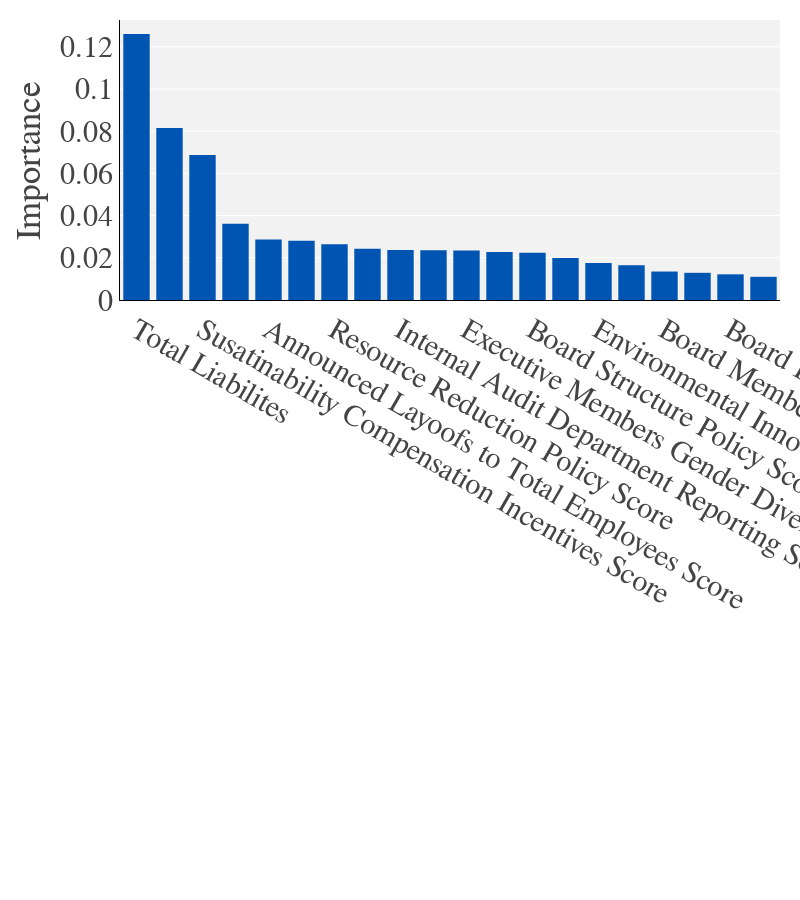

Here is the notebook cell this chart was saved with:
### Code cell
fig = px.bar(feature_import, y="importance", width=800, 
                           height=900) #, title="Feature importances using permutation on full model"
fig.update_yaxes(title = 'Importance')
fig.update_xaxes(title = None)

fig.update_layout(margin=dict(l=120, r=20, t=20, b=600),)

fig.show()

fig.write_image("images/final/environmental/feature_importance_environmental_lgbm.png")
pio.write_image(fig, 'images/final/environmental/feature_importance_environmental_lgbm.png', scale=5, width=800, height=900)

### Figure 1 — Plotly figure (JSON) as saved in the notebook; plotly's stock layout.template omitted (floating-point values rounded to 4 significant figures)
{"data": [{"alignmentgroup": "True", "hovertemplate": "index=%{x}<br>importance=%{y}<extra></extra>", "legendgroup": "", "marker": {"color": "#0055B3", "pattern": {"shape": ""}}, "name": "", "offsetgroup": "", "orientation": "v", "showlegend": false, "textposition": "auto", "type": "bar", "x": ["Total Liabilites", "Health Safety Policy Score", "Susatinability Compensation Incentives Score", "Board Functions Policy Score", "Announced Layoofs to Total Employees Score", "Nomination Committee Score", "Resource Reduction Policy Score", "Policy Fair Competition Score", "Internal Audit Department Reporting Score", "Executive Compensation Objectives Score", "Executive Members Gender Diversity Score", "Board Individual Reelection Score", "Board Structure Policy Score", "Executive Compensation Policy Score", "Environmental Innovation Score", "Employees Health Safety Team Score", "Board Member Affiliations Score", "Shareholders Approval Stock Compensation Score", "Board Background and Skills Score", "Policy Environmental Supply Chain Score"], "xaxis": "x", "y": [0.1261, 0.08155, 0.06877, 0.03619, 0.02865, 0.02802, 0.02646, 0.02426, 0.0237, 0.02362, 0.02348, 0.02277, 0.02236, 0.01993, 0.01748, 0.01649, 0.01349, 0.01288, 0.01217, 0.01098], "yaxis": "y"}], "layout": {"barmode": "relative", "height": 900, "legend": {"tracegroupgap": 0}, "margin": {"b": 600, "l": 120, "r": 20, "t": 20}, "width": 800, "xaxis": {"anchor": "y", "domain": [0, 1], "title": {}}, "yaxis": {"anchor": "x", "domain": [0, 1], "title": {"text": "Importance"}}}}
